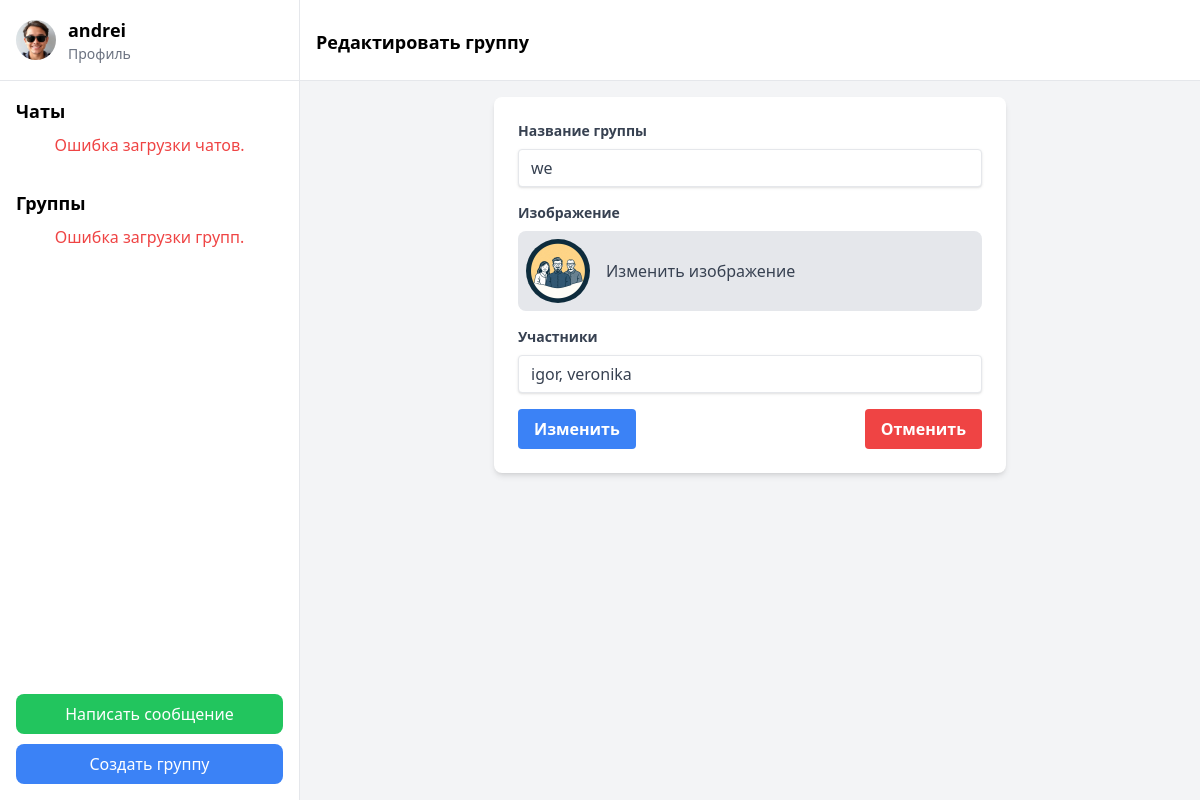
/edit-group/2/ (signed in), run on the app's committed database.
### chat/models.py (models this page shows, shortened)
class CustomUser (AbstractUser ):
    about = models.TextField()
    phone_number = models.CharField(max_length=15)
    photo = models.ImageField(upload_to='images/', blank=True, null=True, default='images/user-default.png')

class Group(models.Model):
    name = models.CharField(max_length=255, unique=True)
    image = models.ImageField(upload_to='images/', blank=True, null=True, default='images/group-default.jpg')
    members = models.ManyToManyField(CustomUser , related_name='user_groups')
    created_at = models.DateTimeField(auto_now_add=True)  # Дата создания группы

### chat/views.py (the view, shortened to what this page needs)
# urls.py: path('edit-group/<int:pk>/', GroupUpdateView.as_view(), name='edit_group'),
class GroupUpdateView(LoginRequiredMixin, UpdateView):
    model = Group
    form_class = GroupForm
    template_name = '../templates/chat/actions/update-group.html'
    def get_object(self, queryset=None):
        return get_object_or_404(Group, id=self.kwargs['pk'])

### chat/forms.py
class GroupForm(forms.ModelForm):
    class Meta:
        model = Group
        fields =['name', 'image']
        widgets = {
            'name': forms.TextInput(attrs={'class': 'shadow appearance-none border rounded w-full py-2 px-3 text-gray-700 leading-tight focus:outline-none focus:shadow-outline', 'placeholder': 'Введите название группы'}),
            'image': forms.FileInput(attrs={'class': 'hidden'}),
        }

### templates/chat/actions/update-group.html (shortened to what this page needs)
{% extends 'chat/main.html' %}
{% block header %} <h2 class="text-lg font-semibold h-9 mt-3"> Редактировать группу </h2>{% endblock header %}
{% block content %}
    <div class="flex-1 p-4 overflow-y-auto">
        <form class="max-w-lg mx-auto bg-white p-6 rounded-lg shadow-md" method="POST" action="{% url 'edit_group' group.id %}" enctype="multipart/form-data">
            <div class="mb-4">
                <label class="block text-gray-700 text-sm font-bold mb-2" for="groupName">
                    Название группы
                </label>
                {{ form.name }}
            </div>
            <div class="mb-4">
                <label class="block text-gray-700 text-sm font-bold mb-2" for="groupAvatar">
                    Изображение
                </label>
                <div class="flex items-center p-2 rounded-lg bg-gray-200">
                    <img id="group-avatar-preview" alt="Group avatar placeholder" class="w-16 h-16 rounded-full mr-4" height="64" src="{{ group.image.url }}" width="64"/>
                    <label for="group-avatar-upload" class="cursor-pointer text-gray-700 ">Изменить изображение</label>
                </div>
            </div>
            <div class="mb-4">
                <label class="block text-gray-700 text-sm font-bold mb-2" for="members">
                    Участники
                </label>
                <input class="shadow appearance-none border rounded w-full py-2 px-3 text-gray-700 leading-tight focus:outline-none focus:shadow-outline" id="members" name="members" placeholder="Укажите участников через запятую" type="text" value="{{ group.members.all|join:', ' }}"/>
            </div>
            <div class="flex items-center justify-between">
                <button class="bg-blue-500 hover:bg-blue-700 text-white font-bold py-2 px-4 rounded focus:outline-none focus:shadow-outline" type="submit">
                    Изменить
                </button>
                <button class="bg-red-500 hover:bg-red-700 text-white font-bold py-2 px-4 rounded focus:outline-none focus:shadow-outline" type="button" onclick="window.location.href='{% url 'group_chat_view' group.id %}'">
                    Отменить
                </button>
            </div>
        </form>
    </div>
{% endblock content %}

### templates/chat/components/sidebar.html (shortened to what this page needs)
<div class="w-1/4 bg-white border-r border-gray-200 hidden md:flex flex-col justify-between">
    <div>
        <div class="p-4 border-b border-gray-200">
            <div class="flex items-center">
                <img alt="User  avatar placeholder" class="w-10 h-10 rounded-full" height="50" src="{{ user.photo.url }}" width="50"/>
                <div class="ml-3">
                    <h2 class="text-lg font-semibold">{{ user.username }}</h2>
                    <button class="text-sm text-gray-500" onclick="window.location.href='{% url 'edit_profile' %}'">Профиль</button>
                </div>
            </div>
        </div>
        <div class="p-4">
            <h3 class="text-lg font-semibold mb-2">Чаты</h3>
            <div id="error" class="hidden text-red-500 text-center">Ошибка загрузки чатов.</div>
        </div>
        <div class="p-4">
            <h3 class="text-lg font-semibold mb-2">Группы</h3>
            <div id="errorGroups" class="hidden text-red-500 text-center">Ошибка загрузки групп.</div>
        </div>
    </div>
    <div class="p-4">
        <button class="w-full bg-green-500 text-white py-2 px-4 rounded-lg mb-4" id="viewUser ListButton" style="margin-bottom: 10px" onclick="window.location.href='{% url 'user_list' %}'">Написать сообщение</button>
        <button class="w-full bg-blue-500 text-white py-2 px-4 rounded-lg" id="createGroupChatButton" onclick="window.location.href='{% url 'create_group' %}'">Создать группу</button>
    </div>

### data on the page
CustomUser: photo (picture), username "andrei"
Group: name "we", image (placeholder picture), members "igor, veronika"
